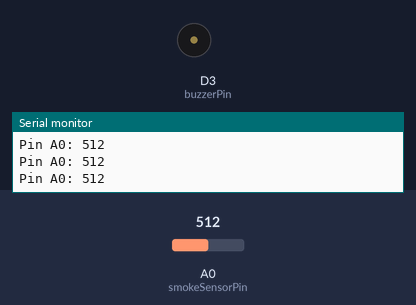
The sketch below on a simulated ESP8266 (NodeMCU). Parts: buzzer (waves = sounding), the last lines printed to the serial monitor. Inputs (shaded band) come from the test bench; at power-on: A0 (smokeSensorPin) = 512. WiFi joins after 1.5 s; servers stay silent unless stated.

Above: at 3.0 s.
3.1 s: A0 (smokeSensorPin) set to 583
4.6 s: A0 (smokeSensorPin) set to 611
At 5.0 s:
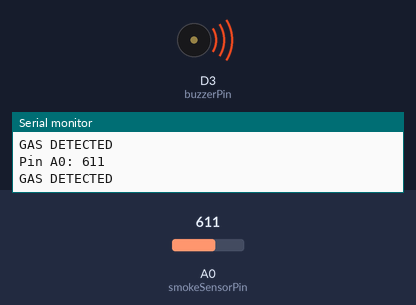
Timing chart, 0 to 7.6 s (numbered marks = the images above; inputs shaded):
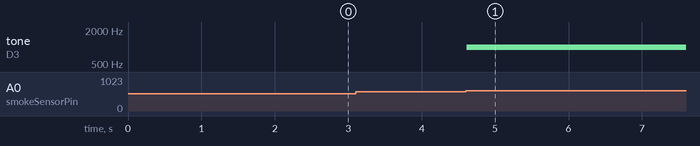

Measured:
- the behaviour switches between 600 and 601 on A0 (smokeSensorPin) (found by bisection; images 0 and 1)
- after the input at 4.6 s, tone on D3 (buzzerPin): silent → 1000 Hz at once

The sketch:

mq2.ino
```cpp
#define BLYNK_TEMPLATE_ID "TMPL3b_bv72q1"
#define BLYNK_TEMPLATE_NAME "HAZARD DETECTION"
#define BLYNK_AUTH_TOKEN "40cCrlZTLOPbWprc1seSL7-rnHQxLcHt"
#define BLYNK_PRINT Serial

#include <ESP8266WiFi.h>
#include <BlynkSimpleEsp8266.h>

char auth[] = BLYNK_AUTH_TOKEN;
char ssid[] = "iPhone8008";
char pass[] = "7006960196";

int buzzerPin = D3;  // Define buzzer pin
int smokeSensorPin = A0;  // Define smoke sensor pin

int sensorThreshold = 600;  // Threshold value for smoke detection

void setup() {
  pinMode(buzzerPin, OUTPUT);  // Initialize buzzer pin as output
  pinMode(smokeSensorPin, INPUT);  // Initialize smoke sensor pin as input
  Serial.begin(9600);  // Start serial communication
  Blynk.begin(auth, ssid, pass);  // Initialize Blynk
}

void loop() {
  Blynk.run();  // Run Blynk tasks

  int analogSensor = analogRead(smokeSensorPin);  // Read analog value from smoke sensor

  Serial.print("Pin A0: ");
  Serial.println(analogSensor);

  if (analogSensor > sensorThreshold) {
    tone(buzzerPin, 1000, 200);  // Generate tone on buzzer pin
    Serial.println("GAS DETECTED");
    Blynk.logEvent("alert__fire_detected");  // Log event in Blynk
  } else {
    noTone(buzzerPin);  // Turn off buzzer
  }
  delay(100);
}
```
